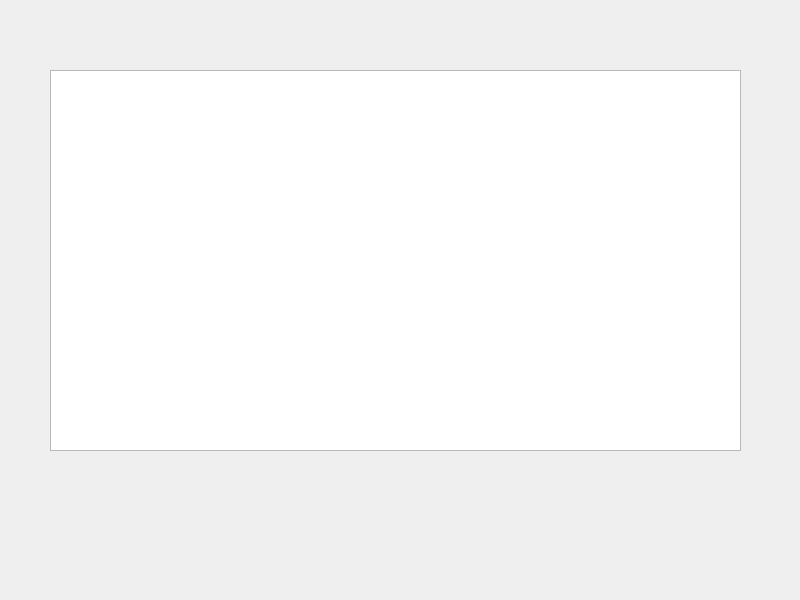
<?xml version="1.0" encoding="UTF-8"?>
<ui version="4.0">
 <class>MainWindow</class>
 <widget class="QMainWindow" name="MainWindow">
  <property name="geometry">
   <rect>
    <x>0</x>
    <y>0</y>
    <width>800</width>
    <height>600</height>
   </rect>
  </property>
  <property name="windowTitle">
   <string>MainWindow</string>
  </property>
  <widget class="QWidget" name="centralwidget">
   <widget class="QTableWidget" name="tableWidget">
    <property name="geometry">
     <rect>
      <x>50</x>
      <y>70</y>
      <width>691</width>
      <height>381</height>
     </rect>
    </property>
   </widget>
  </widget>
 </widget>
 <resources/>
 <connections/>
</ui>
